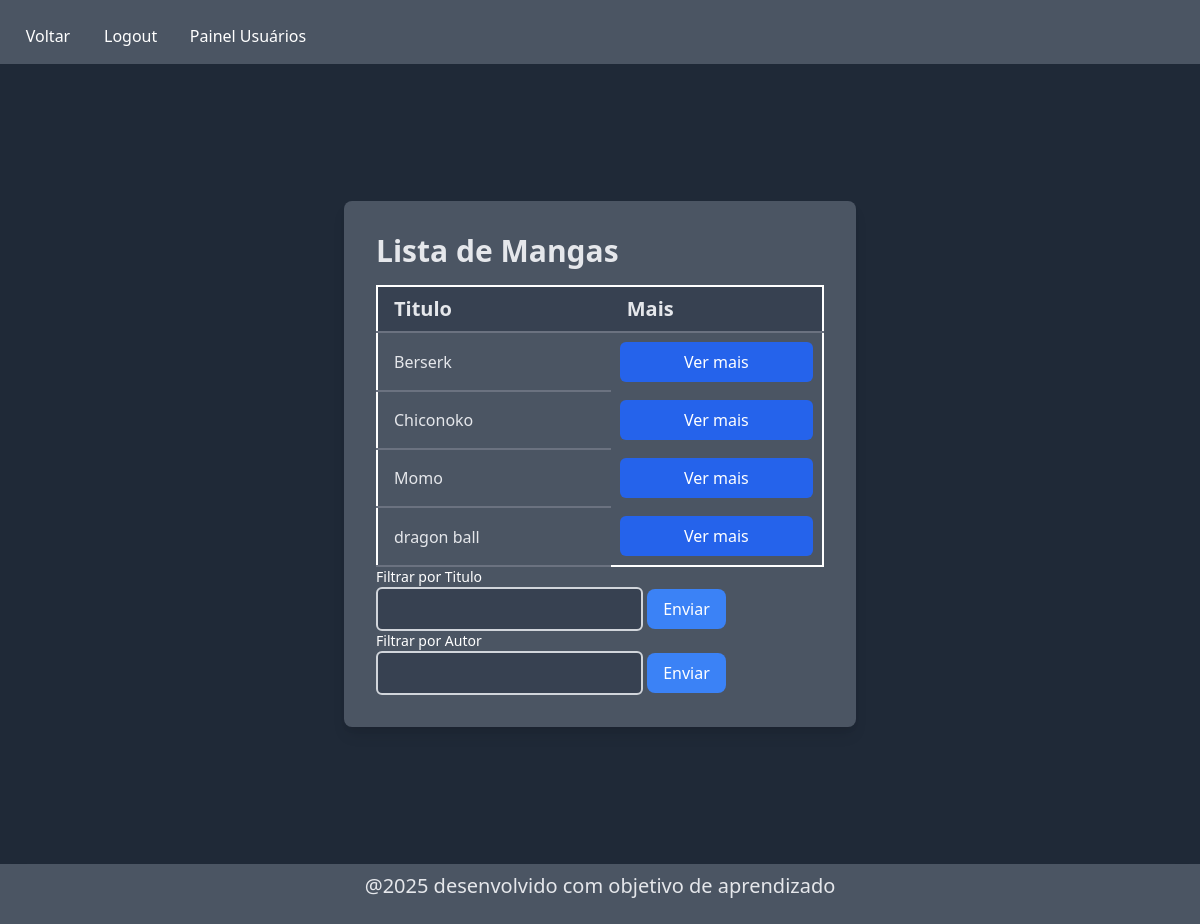
/listar.php (signed in), run on the app's committed database.
### tables this page shows
CREATE TABLE mangas (
  id INTEGER PRIMARY KEY AUTOINCREMENT,
  titulo VARCHAR(255) NOT NULL,
  autor VARCHAR (255) NOT NULL,
  genero VARCHAR (255) NOT NULL,
  ano_lancamento INTEGER NOT NULL
, usuario_id INTEGER, imagem VARCHAR(255), descricao TINYTEXT);

### db.php (called while the page is built)
<?php
function db(){
    return $db = new PDO('sqlite:banco.sqlite');
}

### listar.php (the view, shortened to what this page needs)
<?php
include 'db.php';
?>
<!DOCTYPE html>
<html lang="pt-br">
<head>
    <link href="https://cdn.jsdelivr.net/npm/tailwindcss@2.2.19/dist/tailwind.min.css" rel="stylesheet">
</head>
<body class="bg-gray-100 font-sans antialiased">
<?php include 'header.php' ?>
    <div class="min-h-screen bg-gray-800 flex flex-col items-center justify-center py-12 px-6">
        <div class="bg-gray-600 rounded-lg shadow-lg p-8 max-w-lg w-full">
            <h1 class="text-3xl font-semibold text-gray-200 mb-4">Lista de Mangas</h1>
            <table class="w-full text-left table-auto border-collapse border-2 border-white">
                <thead>
                    <tr class="bg-gray-700 text-xl text-gray-200 w-full">
                        <th class="px-4 py-2 border-b-2 border-gray-500">Titulo</th>
                        <th class="px-4 py-2 border-b-2 border-gray-500">Mais</th>
                    </tr>
                </thead>
                <tbody>
                    <?php
                    $query = db()->prepare("SELECT * FROM mangas where usuario_id = :usuario_id;");
                    $query->execute([
                        'usuario_id' => $_SESSION['id']
                    ]);
                    $mangas = $query->fetchAll();
                    if($mangas == null){
                     echo '<td class="text-white px-4 py-2 border-b-2">Nenhum manga cadastrado...</td>';
                    ?>
                    <?php } foreach($mangas as $manga){ ?>
                    <tr class="bg-gray-600 text-gray-200 ">
                        <td class="px-4 py-2 border-b-2  border-gray-500"><?php echo $manga['titulo']?></td>
                        <td><a href="mais.php?id=<?php echo $manga['id']?>" class="w-70 block text-center bg-blue-600 text-white py-2 px-3 m-2 rounded-md hover:bg-blue-700 transition">Ver mais</></a>
                    </tr>
                    <?php } ?>
                </tbody>
            </table>
            <form action="" method="POST">
                <label for="titulo" class="block text-sm font-medium text-white">Filtrar por Titulo</label>
                <input type="text" name="titulo" id="titulo" class="px-4 py-2 border-2 border-gray-300 rounded-md bg-gray-700 text-white focus:outline-none focus:ring-2 focus:ring-blue-500 focus:border-transparent" required>
                    <button type="submit" name="filtrar_titulo" class="bg-blue-500 text-white py-2 px-4 rounded-lg hover:bg-blue-600">
                        Enviar
                    </button>
                </form>
                <form action="" method="POST">
                <label for="autor" class="block text-sm font-medium text-white">Filtrar por Autor</label>
                <input type="text" name="autor" id="autor" class="px-4 py-2 border-2 border-gray-300 rounded-md bg-gray-700 text-white focus:outline-none focus:ring-2 focus:ring-blue-500 focus:border-transparent" required>
                    <button type="submit" name="filtrar_autor" class="bg-blue-500 text-white py-2 px-4 rounded-lg hover:bg-blue-600">
                        Enviar
                    </button>
                </form>
        </div>
    </div>
    <?php include 'footer.php' ?>
</body>
</html>

### data on the page
mangas: titulo "Berserk"
mangas: titulo "Chiconoko"
mangas: titulo "Momo"
mangas: titulo "dragon ball"
